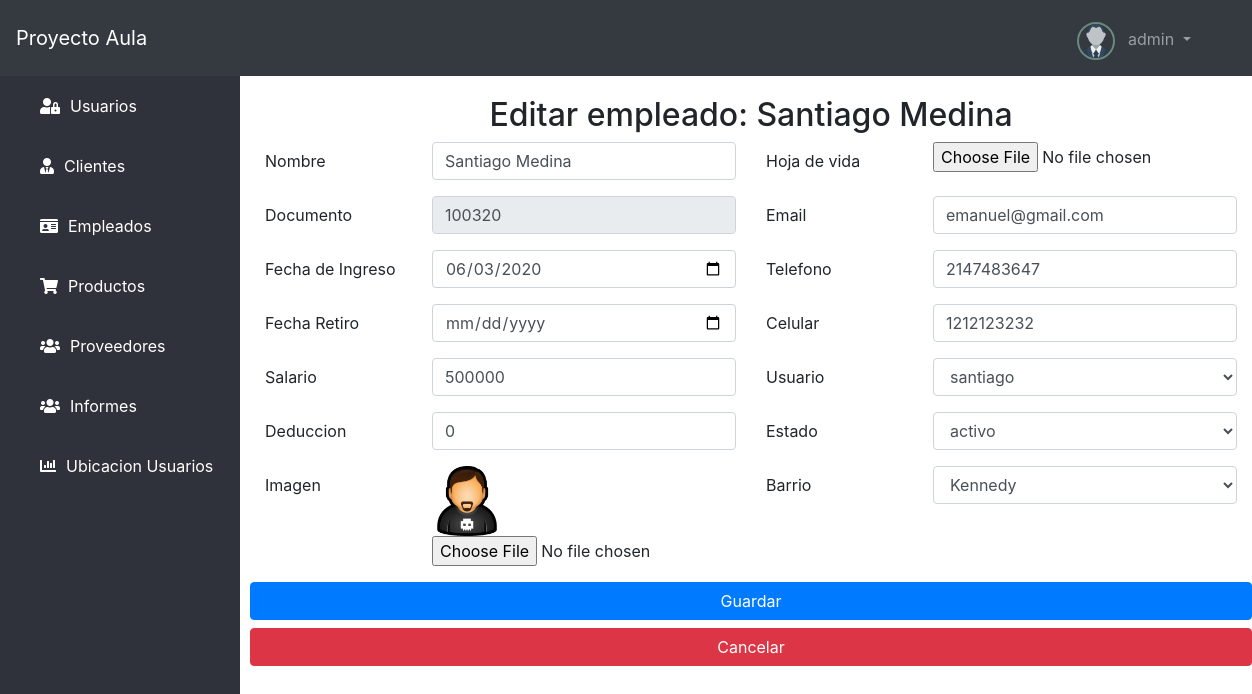
/employee/editForm&documento=100320 (signed in), run on the app's committed database.
### tables this page shows
CREATE TABLE `empleado` (
  `nombre` varchar(45) NOT NULL,
  `documento` varchar(45) NOT NULL,
  `fecha_ingreso` date NOT NULL,
  `fecha_retiro` varchar(45) DEFAULT NULL,
  `salario_basico` varchar(45) NOT NULL,
  `deducion` double NOT NULL,
  `foto` varchar(100) NOT NULL,
  `hoja_vida` varchar(45) NOT NULL,
  `email` varchar(45) DEFAULT NULL,
  `telefono` int(11) DEFAULT NULL,
  `celular` int(11) DEFAULT NULL,
  `usuario` varchar(45) NOT NULL,
  `estado` varchar(40) NOT NULL,
  `barrio` varchar(100) DEFAULT NULL,
  `comuna` varchar(100) DEFAULT NULL
);

CREATE TABLE `usuario` (
  `nombre` varchar(45) NOT NULL,
  `contrasena` varchar(255) NOT NULL,
  `perfil` varchar(45) NOT NULL,
  `estado` varchar(40) NOT NULL
);

CREATE TABLE `barrios` (
  `id_barrio` int(11) NOT NULL,
  `nom_barrio` varchar(50) NOT NULL,
  `id_comuna` int(11) NOT NULL,
  `comuna` varchar(100) DEFAULT NULL
);

### config/ConfigBD.php (called while the page is built)
<?php
    class Database {
        static function connect(){
            $db = new mysqli('localhost', 'root', '', 'bdproyectoaula1');
            $db->query("SET NAMES 'utf8'");
            return $db;
        }
    }

### models/Employee.php (called while the page is built, shortened)
<?php
    class Employee {
        var $documento;
        var $db;
        function __construct(){
            $this->db = Database::connect();
        }
        function getDocumento(){
            return $this->documento;
        }
        function setDocumento($documento){
            $this->documento = $documento;
        }
        public function getOne(){
            $documento = $this->getDocumento();
            $sql = "SELECT * FROM EMPLEADO WHERE documento = '".$documento."'";
            $empleado = $this->db->query($sql);
            return $empleado->fetch_object();
        }
    }
?>

### controllers/UserController.php (called while the page is built, shortened)
<?php
    require_once 'models/User.php';
    class UserController {
        public function showUsers(){
            $user = new User();
            $users = $user->getAll();
            return $users;
        }
    }
?>

### models/User.php (called while the page is built, shortened)
<?php
    class User {
        var $db;
        function __construct(){
            $this->db = Database::connect();
        }
        public function getAll(){
            $sql = "SELECT * FROM USUARIO WHERE estado = 'activo'";
            $users = $this->db->query($sql);
            return $users;
        }
    }
?>

### controllers/NeighborhoodController.php (called while the page is built, shortened)
<?php
require_once 'models/Neighborhood.php';
class NeighborhoodController {
    public function showNeighborhoods(){
        $neigborhood = new Neighborhood();
        $neighs = $neigborhood->getAll();
        return $neighs;
    }
}?>

### models/Neighborhood.php (called while the page is built, shortened)
<?php
class Neighborhood {
    var $db;
    function __construct(){
        $this->db = Database::connect();
    }
    public function getAll(){
        $sql = "SELECT * FROM barrios ORDER BY nom_barrio";
        $neigh = $this->db->query($sql);
        return $neigh;
    }
}

### views/employee/editEmployee.php (the view, shortened to what this page needs)
<?php
$neighbordhood = new NeighborhoodController();
$neighs =$neighbordhood->showNeighborhoods();
$userCtrl = new UserController();
$users = $userCtrl->showUsers();
?>
<?php if(isset($emp) && is_object($emp)) : ?>
        <h2 class="titulo-all">Editar empleado: <?=$emp->nombre?> </h2>
    <?php endif; ?>
        <form action="<?=base_url?>employee/edit&documento=<?=$emp->documento?>" method="POST" enctype="multipart/form-data">
            <div class="container">
                <div class="row">
                    <div class="col-md-6">
                    <div class="form-group row mt-50">
                <label class="col-sm-4 col-form-label">Nombre</label>
                <div class="col-sm-8">
                    <input type="text" class="form-control" name="txtNombre" value="<?=$emp->nombre?>">
                </div>
            </div>
            <div class="form-group row">
                <label class="col-sm-4 col-form-label">Documento</label>
                <div class="col-sm-8">
                    <input type="text" class="form-control" name="txtDocumento" value="<?=$emp->documento?>" disabled>
                </div>
            </div>
            <div class="form-group row">
                <label class="col-sm-4 col-form-label">Fecha de Ingreso</label>
                <div class="col-sm-8">
                    <input type="date" class="form-control" name="fecha_ingreso" value="<?=$emp->fecha_ingreso?>">
                </div>
            </div>
            <div class="form-group row">
                <label class="col-sm-4 col-form-label">Fecha Retiro</label>
                <div class="col-sm-8">
                    <input type="date" class="form-control" name="fecha_retiro" value="<?=$emp->fecha_retiro?>">
                </div>
            </div>
            <div class="form-group row">
                <label class="col-sm-4 col-form-label">Salario</label>
                <div class="col-sm-8">
                    <input type="number" class="form-control" name="txtSalario" value="<?=$emp->salario_basico?>">
                </div>
            </div>
            <div class="form-group row">
                <label class="col-sm-4 col-form-label">Deduccion</label>
                <div class="col-sm-8">
                    <input type="number" class="form-control" name="txtDeduccion" value="<?=$emp->deducion?>">
                </div>
            </div>
            <div class="form-group row">
                <label class="col-sm-4 col-form-label">Imagen</label>
                <div class="col-sm-8">
                    <img width="70px" src="<?=base_url?>assets/imgs/employees/<?=$emp->foto?>" >
                    <br>
                    <input type="file" name="imagen">
                </div>
            </div>
                    </div>
                    <div class="col-md-6">
                    <div class="form-group row">
                <label class="col-sm-4 col-form-label">Hoja de vida</label>
                <div class="col-sm-8">
                    <input type="file" name="hoja_vida">
                </div>
            </div>
            <div class="form-group row">
                <label class="col-sm-4 col-form-label">Email</label>
                <div class="col-sm-8">
                    <input type="text" class="form-control" name="txtEmail" value="<?=$emp->email?>">
                </div>
            </div>
            <div class="form-group row">
                <label class="col-sm-4 col-form-label">Telefono</label>
                <div class="col-sm-8">
                    <input type="text" class="form-control" name="txtTelefono" value="<?=$emp->telefono?>">
                </div>
            </div>
            <div class="form-group row">
                <label class="col-sm-4 col-form-label">Celular</label>
                <div class="col-sm-8">
                    <input type="text" class="form-control" name="txtCelular" value="<?=$emp->celular?>">
                </div>
            </div>
            <div class="form-group row">
                <label class="col-sm-4 col-form-label">Usuario</label>
                <div class="col-sm-8">
                    <select class="form-control" id="exampleFormControlSelect1" name=txtUsuario>
                        <?php while($us = $users->fetch_object()) : ?>
                            <option <?php if($emp->usuario == $us->nombre) echo 'selected="selected"';?>><?=$us->nombre?></option>
                        <?php endwhile ?>
                    </select>
                </div>
            </div>
            <div class="form-group row">
                <label class="col-sm-4 col-form-label">Estado</label>
                <div class="col-sm-8">
                    <select class="form-control" id="exampleFormControlSelect1" name="txtEstado">
                            <option>activo</option>
                    </select>
                </div>
            </div>
            <div class="form-group row">
                <label class="col-sm-4 col-form-label">Barrio</label>
                <div class="col-sm-8">
                    <select class="form-control" id="exampleFormControlSelect1" name="barrio">
                    <?php while($neig = $neighs->fetch_object()) : ?>
                        <option <?php if($emp->barrio == $neig->nom_barrio) echo 'selected="selected"';?>><?=$neig->nom_barrio?></option>
                    <?php endwhile ?>
                    </select>
                </div>
            </div>
                    </div>
                </div>
            </div>
            <input type="submit" name="boton" value="Guardar" class="btn btn-primary btn-block"/>
            <a href="<?=base_url?>" type="button" class="btn btn-danger btn-block">Cancelar</a>
        </form>

### assets/css/menu.css (style rules this page uses)
body { margin: 0; padding: 0; font-family: "Roboto", sans-serif; }
.titulo-all { text-align: center; }

### data on the page
empleado: nombre "Santiago Medina", txtNombre "Santiago Medina", txtDocumento "100320", fecha_ingreso "06/03/2020", txtSalario "500000", txtDeduccion "0", foto (picture), txtEmail "emanuel@gmail.com", txtTelefono "2147483647", txtCelular "1212123232", txtUsuario "santiago", barrio "Kennedy"

### other printed values
$_SESSION['identity']->nombre "admin"
